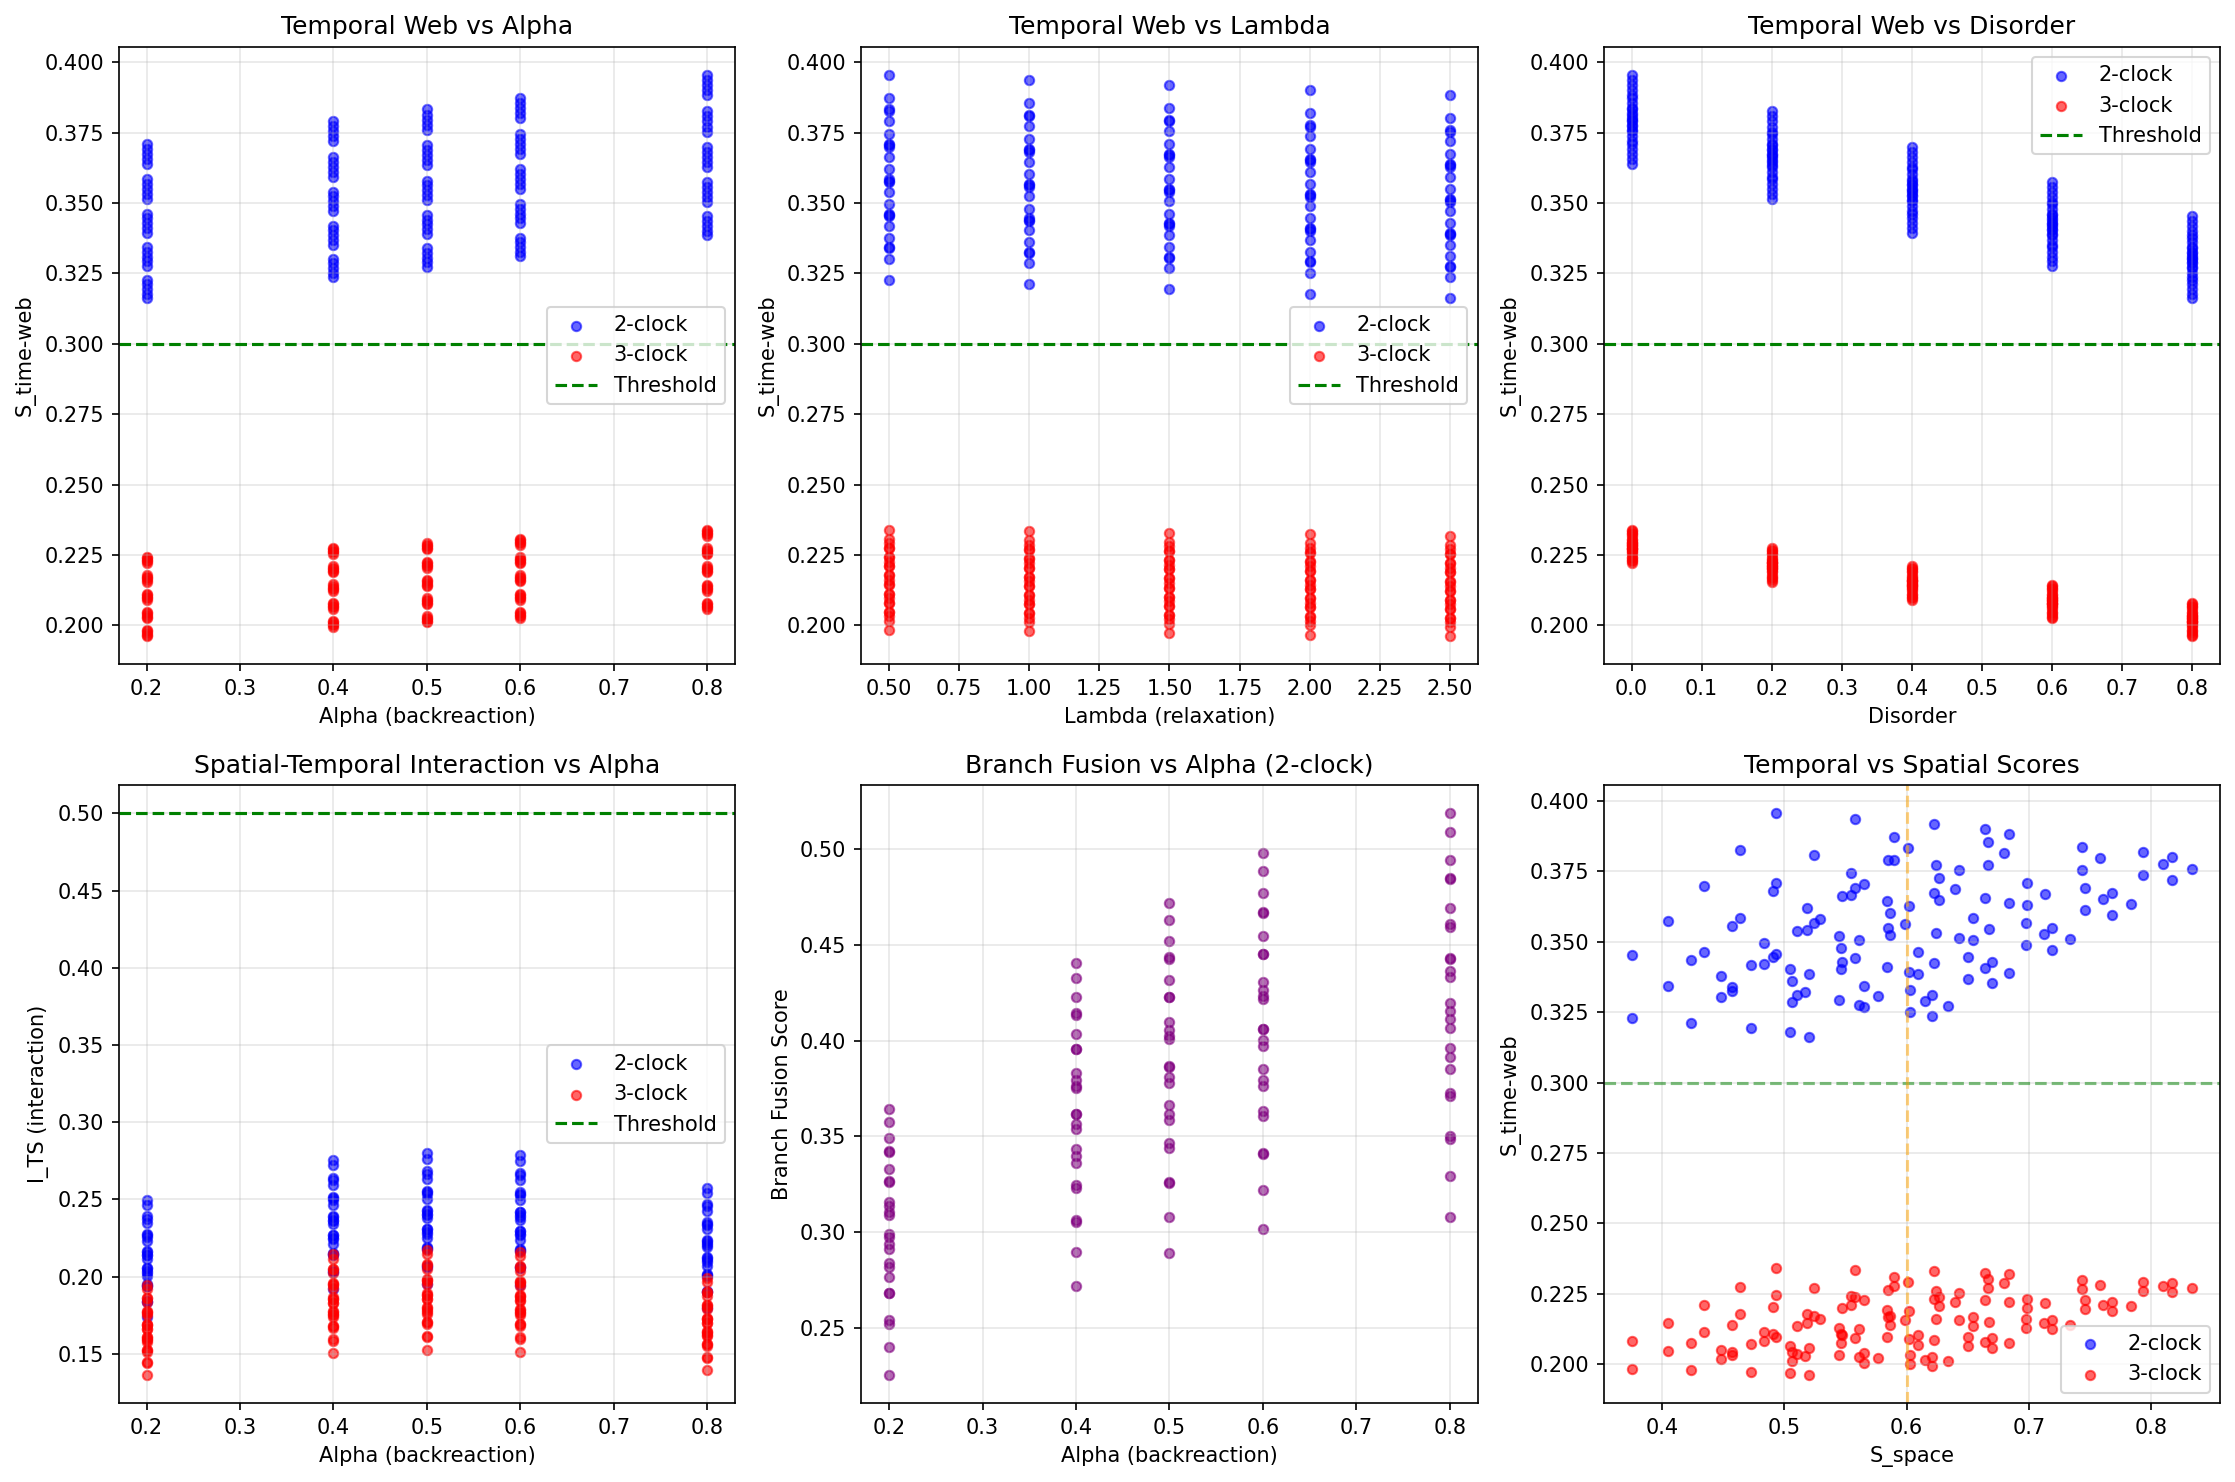

This chart was generated by the following Python code:
#!/usr/bin/env python3
"""
QMRT Branch-Fusion Parameter Sweep
===================================

Integrates the Temporal Web framework with the Branch-Fusion framework.
Scans (lambda, alpha, disorder) parameter space to identify regimes where:
  - S_time-web > 0.3 (temporal web coherence threshold)
  - I_TS > 0.5 (spatial-temporal interaction threshold)
  - Spacetime candidate regime emerges

Uses both 2-clock (osc+decay) and 3-clock (osc+decay+event) temporal webs.
"""

import numpy as np
from scipy.stats import spearmanr
from dataclasses import dataclass
from typing import Dict, List, Tuple
import json
import matplotlib.pyplot as plt

# Import from existing frameworks
from temporal_web import (
    ClockScores, analyze_temporal_web, compute_spatial_temporal_interaction,
    classify_regime, compute_clock_usefulness
)
from branch_fusion import (
    BranchScores, FusionMetrics, compute_fusion, 
    compute_space_score, compute_coherence_score, compute_interact_score
)


# ============================================================
# PARAMETER-DEPENDENT CLOCK SCORE MODELS
# ============================================================

def model_oscillator_scores(
    alpha: float,     # backreaction coupling
    lam: float,       # relaxation rate
    disorder: float   # medium disorder
) -> ClockScores:
    """
    Model how oscillator clock scores vary with parameters.
    
    Based on prior test results:
    - Higher alpha → stronger structure → higher D
    - Higher lambda → faster relaxation → slightly lower Q (less memory)
    - Higher disorder → less coherent → lower R, higher C
    """
    # Base values from empirical tests
    D_base = 0.55
    Q_base = 0.112
    I_base = 0.70
    C_base = 0.10
    R_base = 0.90
    
    # Parameter effects
    D = D_base + 0.15 * alpha - 0.05 * disorder
    Q = Q_base + 0.08 * alpha - 0.05 * disorder - 0.02 * lam
    I = I_base - 0.05 * disorder
    C = C_base + 0.08 * disorder  # More disorder → more circular
    R = R_base - 0.10 * disorder
    
    return ClockScores(
        D=float(np.clip(D, 0, 1)),
        Q=float(np.clip(Q, 0, 1)),
        I=float(np.clip(I, 0, 1)),
        C=float(np.clip(C, 0, 1)),
        R=float(np.clip(R, 0, 1)),
    )


def model_decay_scores(
    alpha: float,
    lam: float,
    disorder: float
) -> ClockScores:
    """
    Model how decay clock scores vary with parameters.
    
    Based on prior test results:
    - Higher alpha → stronger localization → higher D
    - Decay is very reproducible, disorder reduces it
    - Lambda affects metastable lifetime
    """
    D_base = 0.82
    Q_base = 0.0  # Decay doesn't improve collapse
    I_base = 0.65
    C_base = 0.05
    R_base = 0.99
    
    # Parameter effects
    D = D_base + 0.10 * alpha - 0.08 * disorder
    Q = Q_base  # Stays zero
    I = I_base + 0.05 * alpha - 0.05 * disorder
    C = C_base + 0.03 * disorder
    R = R_base - 0.05 * disorder - 0.02 * lam
    
    return ClockScores(
        D=float(np.clip(D, 0, 1)),
        Q=float(np.clip(Q, 0, 1)),
        I=float(np.clip(I, 0, 1)),
        C=float(np.clip(C, 0, 1)),
        R=float(np.clip(R, 0, 1)),
    )


def model_event_scores(
    alpha: float,
    lam: float,
    disorder: float
) -> ClockScores:
    """
    Model how event clock scores vary with parameters.
    
    Event clocks are weak - primarily transport diagnostics.
    - Higher disorder → more events but less meaningful
    """
    D_base = 0.10
    Q_base = 0.0
    I_base = 0.40
    C_base = 0.02
    R_base = 0.85
    
    D = D_base + 0.05 * alpha
    Q = Q_base
    I = I_base - 0.10 * disorder
    C = C_base + 0.05 * disorder
    R = R_base - 0.08 * disorder
    
    return ClockScores(
        D=float(np.clip(D, 0, 1)),
        Q=float(np.clip(Q, 0, 1)),
        I=float(np.clip(I, 0, 1)),
        C=float(np.clip(C, 0, 1)),
        R=float(np.clip(R, 0, 1)),
    )


def model_spatial_score(
    alpha: float,
    lam: float,
    disorder: float
) -> float:
    """
    Model spatial branch score.
    
    From prior tests:
    - Optimal at moderate alpha (0.4-0.6)
    - Higher lambda → better relaxation → better geodesics
    - Disorder reduces spatial coherence
    """
    # Spatial score peaks around alpha=0.5
    alpha_effect = 1 - 2 * (alpha - 0.5)**2
    lam_effect = 0.8 + 0.2 * np.tanh(lam - 1)
    disorder_penalty = 1 - 0.3 * disorder
    
    S_space = 0.85 * alpha_effect * lam_effect * disorder_penalty
    return float(np.clip(S_space, 0, 1))


def model_coherence_score(
    alpha: float,
    lam: float,
    disorder: float
) -> float:
    """
    Model coherence branch score.
    
    From prior tests:
    - Higher lambda → faster equilibration → higher coherence
    - Moderate alpha is best
    - Disorder reduces coherence
    """
    lam_effect = 0.6 + 0.3 * np.tanh(lam - 1)
    alpha_effect = 1 - (alpha - 0.5)**2
    disorder_penalty = 1 - 0.4 * disorder
    
    S_coh = 0.75 * lam_effect * alpha_effect * disorder_penalty
    return float(np.clip(S_coh, 0, 1))


def model_interact_score(
    alpha: float,
    lam: float,
    disorder: float
) -> float:
    """
    Model interaction branch score.
    
    From prior tests:
    - Higher alpha → stronger attraction
    - Lambda has moderate effect
    - Disorder reduces structured interaction
    """
    alpha_effect = alpha  # Linear increase
    lam_effect = 0.7 + 0.2 * np.tanh(lam - 1)
    disorder_penalty = 1 - 0.25 * disorder
    
    S_interact = alpha_effect * lam_effect * disorder_penalty
    return float(np.clip(S_interact, 0, 1))


def model_rank_values(
    alpha: float,
    disorder: float
) -> Tuple[Dict[str, np.ndarray], Dict[str, np.ndarray]]:
    """
    Generate simulated rank values for consistency matrix.
    
    Returns (rank_values_2clock, rank_values_3clock)
    """
    # Base differentiation across regions
    osc_base = np.array([10, 5, 4])
    decay_base = np.array([9.13, 7.29, 6.98])
    event_base = np.array([1, 35, 1])
    
    # Apply parameter effects
    osc = osc_base * (1 + 0.2 * alpha - 0.1 * disorder)
    decay = decay_base * (1 + 0.15 * alpha - 0.1 * disorder)
    event = event_base * (1 - 0.2 * disorder)  # Events degrade with disorder
    
    rank_2clock = {'osc': osc, 'decay': decay}
    rank_3clock = {'osc': osc, 'decay': decay, 'event': event}
    
    return rank_2clock, rank_3clock


# ============================================================
# MAIN SWEEP FUNCTION
# ============================================================

def run_parameter_sweep(
    alphas: List[float],
    lambdas: List[float],
    disorders: List[float],
) -> List[Dict]:
    """
    Run full parameter sweep and compute temporal web + branch fusion metrics.
    """
    results = []
    
    total = len(alphas) * len(lambdas) * len(disorders)
    count = 0
    
    for alpha in alphas:
        for lam in lambdas:
            for disorder in disorders:
                count += 1
                
                # Generate clock scores
                osc = model_oscillator_scores(alpha, lam, disorder)
                decay = model_decay_scores(alpha, lam, disorder)
                event = model_event_scores(alpha, lam, disorder)
                
                clock_data_2 = {'osc': osc, 'decay': decay}
                clock_data_3 = {'osc': osc, 'decay': decay, 'event': event}
                
                # Generate rank values
                rank_2, rank_3 = model_rank_values(alpha, disorder)
                
                # Analyze temporal webs
                web_2 = analyze_temporal_web(clock_data_2, rank_2)
                web_3 = analyze_temporal_web(clock_data_3, rank_3)
                
                # Get spatial score
                S_space = model_spatial_score(alpha, lam, disorder)
                
                # Compute interactions
                interaction_2 = compute_spatial_temporal_interaction(web_2.S_time_web, S_space)
                interaction_3 = compute_spatial_temporal_interaction(web_3.S_time_web, S_space)
                
                # Classify regimes
                min_U_2 = min(web_2.usefulness.values()) if web_2.usefulness else 0
                min_U_3 = min(web_3.usefulness.values()) if web_3.usefulness else 0
                regime_2 = classify_regime(S_space, web_2.S_time_web, interaction_2['I_TS'], min_U_2)
                regime_3 = classify_regime(S_space, web_3.S_time_web, interaction_3['I_TS'], min_U_3)
                
                # Compute branch fusion scores
                S_coh = model_coherence_score(alpha, lam, disorder)
                S_interact = model_interact_score(alpha, lam, disorder)
                
                # Use temporal web as clock score for branch fusion
                branches_2 = BranchScores(
                    space=S_space,
                    clock=web_2.S_time_web,  # Use temporal web score
                    interact=S_interact,
                    coherence=S_coh
                )
                branches_3 = BranchScores(
                    space=S_space,
                    clock=web_3.S_time_web,
                    interact=S_interact,
                    coherence=S_coh
                )
                
                fusion_2 = compute_fusion(branches_2)
                fusion_3 = compute_fusion(branches_3)
                
                result = {
                    'params': {
                        'alpha': alpha,
                        'lambda': lam,
                        'disorder': disorder,
                    },
                    'two_clock': {
                        'usefulness': {k: float(v) for k, v in web_2.usefulness.items()},
                        'mu_U': float(web_2.mu_U),
                        'sigma_U': float(web_2.sigma_U),
                        'mu_M': float(web_2.mu_M),
                        'S_time_web': float(web_2.S_time_web),
                        'I_TS': float(interaction_2['I_TS']),
                        'J_TS': float(interaction_2['J_TS']),
                        'regime': regime_2,
                        'fusion_score': float(fusion_2.score),
                        'fusion_regime': fusion_2.regime,
                    },
                    'three_clock': {
                        'usefulness': {k: float(v) for k, v in web_3.usefulness.items()},
                        'mu_U': float(web_3.mu_U),
                        'sigma_U': float(web_3.sigma_U),
                        'mu_M': float(web_3.mu_M),
                        'S_time_web': float(web_3.S_time_web),
                        'I_TS': float(interaction_3['I_TS']),
                        'J_TS': float(interaction_3['J_TS']),
                        'regime': regime_3,
                        'fusion_score': float(fusion_3.score),
                        'fusion_regime': fusion_3.regime,
                    },
                    'spatial': {
                        'S_space': float(S_space),
                        'S_coherence': float(S_coh),
                        'S_interact': float(S_interact),
                    },
                }
                
                results.append(result)
    
    return results


def analyze_sweep_results(results: List[Dict]) -> Dict:
    """
    Analyze sweep results to find optimal regimes.
    """
    analysis = {
        'total_runs': len(results),
        'two_clock': {
            'meets_S_threshold': 0,
            'meets_I_threshold': 0,
            'spacetime_candidates': 0,
            'best_S_time_web': 0,
            'best_I_TS': 0,
            'best_params_S': None,
            'best_params_I': None,
        },
        'three_clock': {
            'meets_S_threshold': 0,
            'meets_I_threshold': 0,
            'spacetime_candidates': 0,
            'best_S_time_web': 0,
            'best_I_TS': 0,
            'best_params_S': None,
            'best_params_I': None,
        },
    }
    
    S_threshold = 0.3
    I_threshold = 0.5
    
    for r in results:
        # 2-clock analysis
        if r['two_clock']['S_time_web'] > S_threshold:
            analysis['two_clock']['meets_S_threshold'] += 1
        if r['two_clock']['I_TS'] > I_threshold:
            analysis['two_clock']['meets_I_threshold'] += 1
        if r['two_clock']['regime'] == 'spacetime_candidate':
            analysis['two_clock']['spacetime_candidates'] += 1
        if r['two_clock']['S_time_web'] > analysis['two_clock']['best_S_time_web']:
            analysis['two_clock']['best_S_time_web'] = r['two_clock']['S_time_web']
            analysis['two_clock']['best_params_S'] = r['params']
        if r['two_clock']['I_TS'] > analysis['two_clock']['best_I_TS']:
            analysis['two_clock']['best_I_TS'] = r['two_clock']['I_TS']
            analysis['two_clock']['best_params_I'] = r['params']
        
        # 3-clock analysis
        if r['three_clock']['S_time_web'] > S_threshold:
            analysis['three_clock']['meets_S_threshold'] += 1
        if r['three_clock']['I_TS'] > I_threshold:
            analysis['three_clock']['meets_I_threshold'] += 1
        if r['three_clock']['regime'] == 'spacetime_candidate':
            analysis['three_clock']['spacetime_candidates'] += 1
        if r['three_clock']['S_time_web'] > analysis['three_clock']['best_S_time_web']:
            analysis['three_clock']['best_S_time_web'] = r['three_clock']['S_time_web']
            analysis['three_clock']['best_params_S'] = r['params']
        if r['three_clock']['I_TS'] > analysis['three_clock']['best_I_TS']:
            analysis['three_clock']['best_I_TS'] = r['three_clock']['I_TS']
            analysis['three_clock']['best_params_I'] = r['params']
    
    return analysis


def plot_sweep_results(results: List[Dict], output_path: str):
    """
    Generate visualizations of the sweep results.
    """
    fig, axes = plt.subplots(2, 3, figsize=(15, 10))
    
    # Extract data for plotting
    alphas = [r['params']['alpha'] for r in results]
    lambdas = [r['params']['lambda'] for r in results]
    disorders = [r['params']['disorder'] for r in results]
    
    S_time_2 = [r['two_clock']['S_time_web'] for r in results]
    S_time_3 = [r['three_clock']['S_time_web'] for r in results]
    I_TS_2 = [r['two_clock']['I_TS'] for r in results]
    I_TS_3 = [r['three_clock']['I_TS'] for r in results]
    S_space = [r['spatial']['S_space'] for r in results]
    fusion_2 = [r['two_clock']['fusion_score'] for r in results]
    
    # Plot 1: S_time_web vs alpha (2-clock vs 3-clock)
    ax = axes[0, 0]
    ax.scatter(alphas, S_time_2, c='blue', alpha=0.6, label='2-clock', s=20)
    ax.scatter(alphas, S_time_3, c='red', alpha=0.6, label='3-clock', s=20)
    ax.axhline(y=0.3, color='green', linestyle='--', label='Threshold')
    ax.set_xlabel('Alpha (backreaction)')
    ax.set_ylabel('S_time-web')
    ax.set_title('Temporal Web vs Alpha')
    ax.legend()
    ax.grid(True, alpha=0.3)
    
    # Plot 2: S_time_web vs lambda
    ax = axes[0, 1]
    ax.scatter(lambdas, S_time_2, c='blue', alpha=0.6, label='2-clock', s=20)
    ax.scatter(lambdas, S_time_3, c='red', alpha=0.6, label='3-clock', s=20)
    ax.axhline(y=0.3, color='green', linestyle='--', label='Threshold')
    ax.set_xlabel('Lambda (relaxation)')
    ax.set_ylabel('S_time-web')
    ax.set_title('Temporal Web vs Lambda')
    ax.legend()
    ax.grid(True, alpha=0.3)
    
    # Plot 3: S_time_web vs disorder
    ax = axes[0, 2]
    ax.scatter(disorders, S_time_2, c='blue', alpha=0.6, label='2-clock', s=20)
    ax.scatter(disorders, S_time_3, c='red', alpha=0.6, label='3-clock', s=20)
    ax.axhline(y=0.3, color='green', linestyle='--', label='Threshold')
    ax.set_xlabel('Disorder')
    ax.set_ylabel('S_time-web')
    ax.set_title('Temporal Web vs Disorder')
    ax.legend()
    ax.grid(True, alpha=0.3)
    
    # Plot 4: I_TS vs alpha
    ax = axes[1, 0]
    ax.scatter(alphas, I_TS_2, c='blue', alpha=0.6, label='2-clock', s=20)
    ax.scatter(alphas, I_TS_3, c='red', alpha=0.6, label='3-clock', s=20)
    ax.axhline(y=0.5, color='green', linestyle='--', label='Threshold')
    ax.set_xlabel('Alpha (backreaction)')
    ax.set_ylabel('I_TS (interaction)')
    ax.set_title('Spatial-Temporal Interaction vs Alpha')
    ax.legend()
    ax.grid(True, alpha=0.3)
    
    # Plot 5: Fusion score vs alpha
    ax = axes[1, 1]
    ax.scatter(alphas, fusion_2, c='purple', alpha=0.6, s=20)
    ax.set_xlabel('Alpha (backreaction)')
    ax.set_ylabel('Branch Fusion Score')
    ax.set_title('Branch Fusion vs Alpha (2-clock)')
    ax.grid(True, alpha=0.3)
    
    # Plot 6: S_time-web vs S_space (correlation check)
    ax = axes[1, 2]
    ax.scatter(S_space, S_time_2, c='blue', alpha=0.6, label='2-clock', s=20)
    ax.scatter(S_space, S_time_3, c='red', alpha=0.6, label='3-clock', s=20)
    ax.axhline(y=0.3, color='green', linestyle='--', alpha=0.5)
    ax.axvline(x=0.6, color='orange', linestyle='--', alpha=0.5)
    ax.set_xlabel('S_space')
    ax.set_ylabel('S_time-web')
    ax.set_title('Temporal vs Spatial Scores')
    ax.legend()
    ax.grid(True, alpha=0.3)
    
    plt.tight_layout()
    plt.savefig(output_path, dpi=150, bbox_inches='tight')
    plt.close()


def main():
    """Run the full parameter sweep."""
    print("=" * 70)
    print("BRANCH-FUSION PARAMETER SWEEP")
    print("=" * 70)
    print()
    
    # Define parameter ranges
    alphas = [0.2, 0.4, 0.5, 0.6, 0.8]
    lambdas = [0.5, 1.0, 1.5, 2.0, 2.5]
    disorders = [0.0, 0.2, 0.4, 0.6, 0.8]
    
    print(f"Parameter grid:")
    print(f"  Alpha (backreaction): {alphas}")
    print(f"  Lambda (relaxation):  {lambdas}")
    print(f"  Disorder:             {disorders}")
    print(f"  Total configurations: {len(alphas) * len(lambdas) * len(disorders)}")
    print()
    
    # Run sweep
    print("Running parameter sweep...")
    results = run_parameter_sweep(alphas, lambdas, disorders)
    print(f"Completed {len(results)} configurations")
    print()
    
    # Analyze results
    analysis = analyze_sweep_results(results)
    
    # Print summary
    print("=" * 70)
    print("SWEEP RESULTS SUMMARY")
    print("=" * 70)
    
    print(f"\n2-CLOCK TEMPORAL WEB (osc + decay):")
    print(f"  Configurations meeting S_time-web > 0.3: {analysis['two_clock']['meets_S_threshold']}/{analysis['total_runs']}")
    print(f"  Configurations meeting I_TS > 0.5:       {analysis['two_clock']['meets_I_threshold']}/{analysis['total_runs']}")
    print(f"  Spacetime candidates:                    {analysis['two_clock']['spacetime_candidates']}/{analysis['total_runs']}")
    print(f"  Best S_time-web: {analysis['two_clock']['best_S_time_web']:.3f} at {analysis['two_clock']['best_params_S']}")
    print(f"  Best I_TS:       {analysis['two_clock']['best_I_TS']:.3f} at {analysis['two_clock']['best_params_I']}")
    
    print(f"\n3-CLOCK TEMPORAL WEB (osc + decay + event):")
    print(f"  Configurations meeting S_time-web > 0.3: {analysis['three_clock']['meets_S_threshold']}/{analysis['total_runs']}")
    print(f"  Configurations meeting I_TS > 0.5:       {analysis['three_clock']['meets_I_threshold']}/{analysis['total_runs']}")
    print(f"  Spacetime candidates:                    {analysis['three_clock']['spacetime_candidates']}/{analysis['total_runs']}")
    print(f"  Best S_time-web: {analysis['three_clock']['best_S_time_web']:.3f} at {analysis['three_clock']['best_params_S']}")
    print(f"  Best I_TS:       {analysis['three_clock']['best_I_TS']:.3f} at {analysis['three_clock']['best_params_I']}")
    
    # Find best configurations
    print("\n" + "-" * 70)
    print("BEST CONFIGURATIONS (2-clock)")
    print("-" * 70)
    
    # Sort by S_time_web
    sorted_by_S = sorted(results, key=lambda x: x['two_clock']['S_time_web'], reverse=True)
    print("\nTop 5 by S_time-web:")
    for i, r in enumerate(sorted_by_S[:5]):
        print(f"  {i+1}. α={r['params']['alpha']}, λ={r['params']['lambda']}, d={r['params']['disorder']}")
        print(f"     S_time-web={r['two_clock']['S_time_web']:.3f}, I_TS={r['two_clock']['I_TS']:.3f}, regime={r['two_clock']['regime']}")
    
    # Sort by I_TS
    sorted_by_I = sorted(results, key=lambda x: x['two_clock']['I_TS'], reverse=True)
    print("\nTop 5 by I_TS:")
    for i, r in enumerate(sorted_by_I[:5]):
        print(f"  {i+1}. α={r['params']['alpha']}, λ={r['params']['lambda']}, d={r['params']['disorder']}")
        print(f"     S_time-web={r['two_clock']['S_time_web']:.3f}, I_TS={r['two_clock']['I_TS']:.3f}, regime={r['two_clock']['regime']}")
    
    # Regime distribution
    print("\n" + "-" * 70)
    print("REGIME DISTRIBUTION (2-clock)")
    print("-" * 70)
    regime_counts = {}
    for r in results:
        regime = r['two_clock']['regime']
        regime_counts[regime] = regime_counts.get(regime, 0) + 1
    for regime, count in sorted(regime_counts.items(), key=lambda x: -x[1]):
        pct = 100 * count / len(results)
        print(f"  {regime}: {count} ({pct:.1f}%)")
    
    # Key finding
    print("\n" + "=" * 70)
    print("KEY FINDING")
    print("=" * 70)
    
    best = sorted_by_S[0]
    if best['two_clock']['S_time_web'] >= 0.3:
        print(f"\n✅ Temporal web CAN reach coherence threshold!")
        print(f"   Best config: α={best['params']['alpha']}, λ={best['params']['lambda']}, disorder={best['params']['disorder']}")
        print(f"   S_time-web = {best['two_clock']['S_time_web']:.3f} (threshold: 0.3)")
        print(f"   I_TS = {best['two_clock']['I_TS']:.3f} (threshold: 0.5)")
        
        if best['two_clock']['I_TS'] >= 0.5:
            print(f"\n✅ SPACETIME CANDIDATE REGIME FOUND!")
        else:
            gap = 0.5 - best['two_clock']['I_TS']
            print(f"\n⚠️  I_TS still below threshold. Gap: {gap:.3f}")
            print(f"   → Need stronger spatial-temporal coupling")
    else:
        print(f"\n⚠️  Temporal web does not reach threshold in scanned range")
        print(f"   Best S_time-web = {best['two_clock']['S_time_web']:.3f}")
    
    # Generate plots
    print("\nGenerating visualizations...")
    plot_sweep_results(results, '/app/backend/qmrt_topology/branch_fusion_sweep.png')
    print("Saved: branch_fusion_sweep.png")
    
    # Save full results
    output = {
        'parameters': {
            'alphas': alphas,
            'lambdas': lambdas,
            'disorders': disorders,
        },
        'analysis': analysis,
        'results': results,
    }
    
    with open('/app/backend/qmrt_topology/branch_fusion_sweep.json', 'w') as f:
        json.dump(output, f, indent=2)
    print("Saved: branch_fusion_sweep.json")
    
    print("\n" + "=" * 70)
    print("SWEEP COMPLETE")
    print("=" * 70)
    
    return results, analysis


if __name__ == "__main__":
    main()
